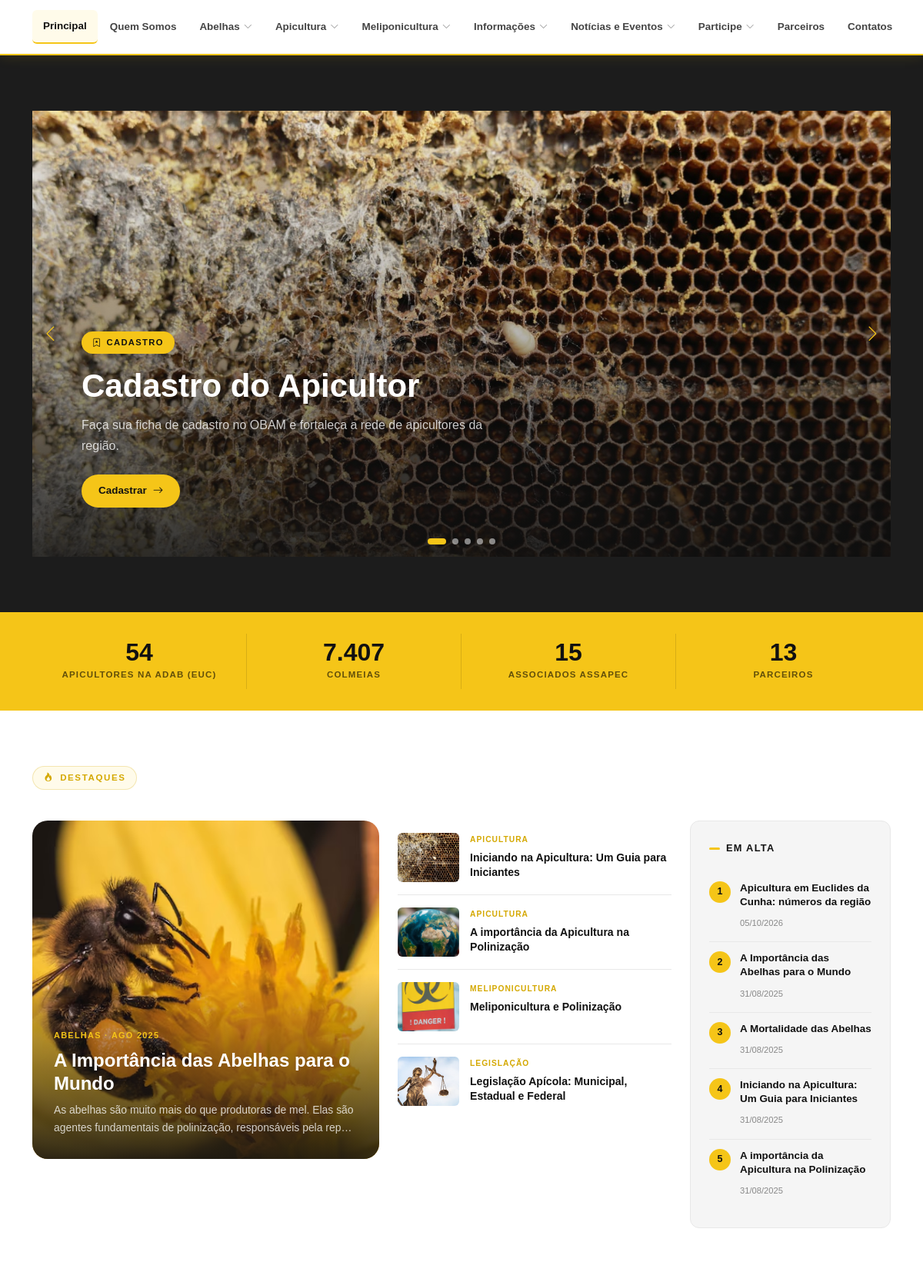
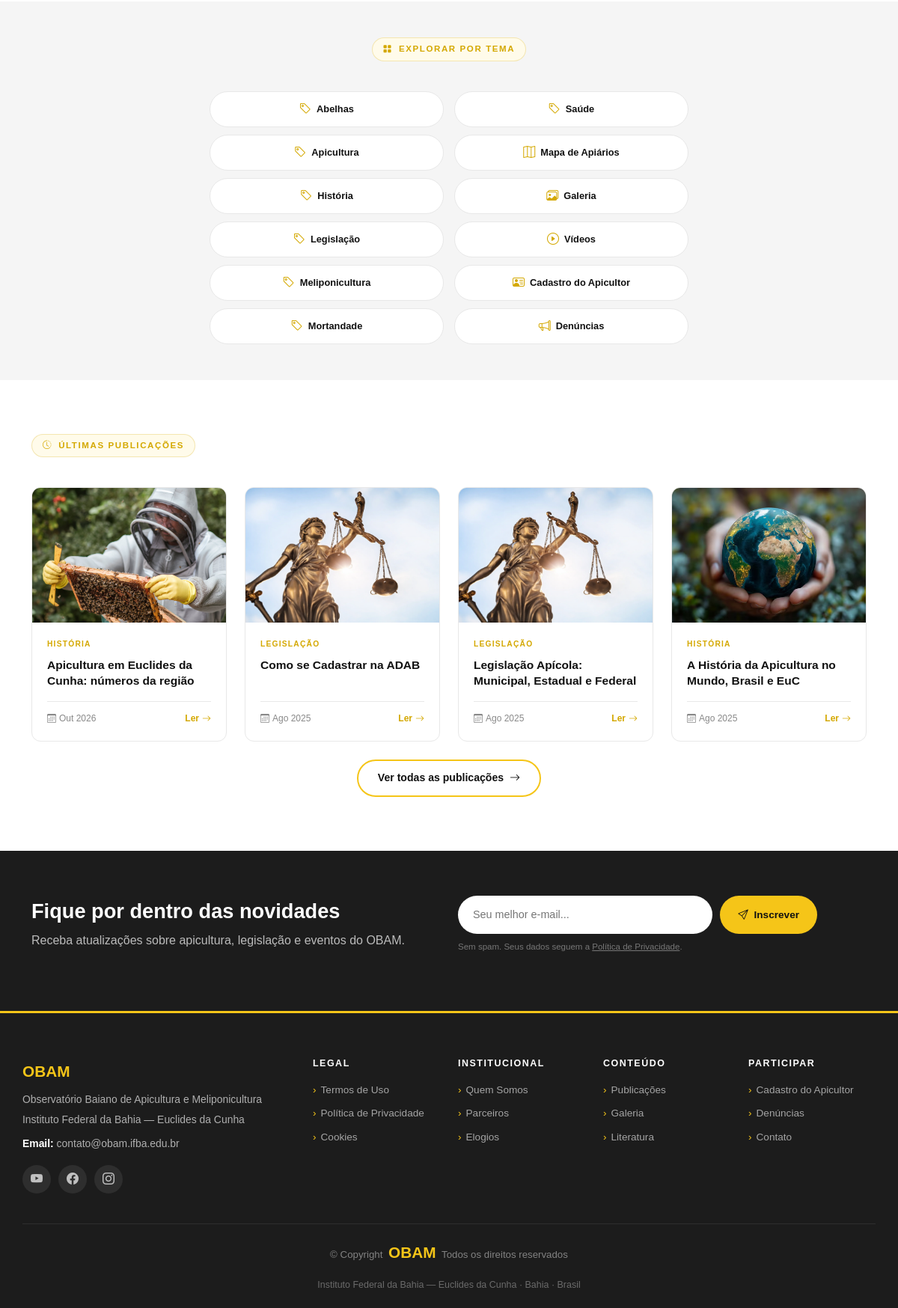
The page / on the database its author committed (2 pictures, top to bottom).
### tables this page shows
CREATE TABLE menu_items (id INT AUTO_INCREMENT PRIMARY KEY, parent_id INT NULL, label VARCHAR(120) NOT NULL, url VARCHAR(255) NOT NULL DEFAULT '#', ordem INT NOT NULL DEFAULT 0, visivel TINYINT(1) NOT NULL DEFAULT 1);

CREATE TABLE slides (id INT AUTO_INCREMENT PRIMARY KEY, tag VARCHAR(60), titulo VARCHAR(200) NOT NULL, texto VARCHAR(400), botao VARCHAR(60), url VARCHAR(255), imagem VARCHAR(255), ordem INT NOT NULL DEFAULT 0, ativo TINYINT(1) NOT NULL DEFAULT 1);

CREATE TABLE home_sections (id INT AUTO_INCREMENT PRIMARY KEY, chave VARCHAR(40) NOT NULL UNIQUE, titulo VARCHAR(120) NOT NULL, ativo TINYINT(1) NOT NULL DEFAULT 1, ordem INT NOT NULL DEFAULT 0);

CREATE TABLE posts (id INT AUTO_INCREMENT PRIMARY KEY, tipo ENUM('post','page') NOT NULL DEFAULT 'post', titulo VARCHAR(255) NOT NULL, slug VARCHAR(190) NOT NULL UNIQUE, categoria VARCHAR(80), resumo VARCHAR(400), conteudo MEDIUMTEXT, imagem VARCHAR(255), autor VARCHAR(120), publicado_em DATE, status ENUM('publicado','rascunho') NOT NULL DEFAULT 'publicado', destaque TINYINT(1) NOT NULL DEFAULT 0, lista_home TINYINT(1) NOT NULL DEFAULT 0, ordem INT NOT NULL DEFAULT 0, visualizacoes INT NOT NULL DEFAULT 0, criado_em DATETIME NOT NULL DEFAULT CURRENT_TIMESTAMP, atualizado_em DATETIME NOT NULL DEFAULT CURRENT_TIMESTAMP ON UPDATE CURRENT_TIMESTAMP, KEY (tipo,status), KEY (categoria));

### inc/bootstrap.php (called while the page is built, shortened)
<?php
function db(): PDO {
    static $pdo = null;
    if ($pdo) return $pdo;
    try {
        $pdo = new PDO('mysql:host=' . DB_HOST . ';port=' . DB_PORT . ';dbname=' . DB_NAME . ';charset=utf8mb4', DB_USER, DB_PASS, [
            PDO::ATTR_ERRMODE => PDO::ERRMODE_EXCEPTION,
            PDO::ATTR_DEFAULT_FETCH_MODE => PDO::FETCH_ASSOC,
            PDO::ATTR_EMULATE_PREPARES => false,
        ]);
        $pdo->exec("SET time_zone = '" . date('P') . "'");
    } catch (Throwable $e) {
        http_response_code(500);
        echo '<!doctype html><meta charset="utf-8"><body style="font-family:sans-serif;max-width:640px;margin:60px auto;padding:0 16px">'
           . '<h2>Não foi possível conectar ao banco de dados</h2><p>Edite o arquivo <code>config.php</code> com os dados do seu MySQL e, se for a primeira vez, execute <a href="' . BASE . '/install.php">install.php</a> ou importe <code>schema.sql</code> no MySQL Workbench.</p>'
           . (DEBUG ? '<pre>' . htmlspecialchars($e->getMessage()) . '</pre>' : '') . '</body>';
        exit;
    }
    return $pdo;
}
function qa(string $sql, array $p = []): array { $s = db()->prepare($sql); $s->execute($p); return $s->fetchAll(); }
function q1(string $sql, array $p = []) { $s = db()->prepare($sql); $s->execute($p); $r = $s->fetch(); return $r === false ? null : $r; }
function e($v): string { return htmlspecialchars((string)$v, ENT_QUOTES | ENT_SUBSTITUTE, 'UTF-8'); }
function u(string $path = ''): string { return BASE . '/' . ltrim($path, '/'); }
function img_url(?string $p): string { if (!$p) return ''; return preg_match('#^(https?:)?//#', $p) ? $p : u($p); }
function link_url(?string $p): string { if (!$p || $p === '#') return '#'; return preg_match('#^(https?:|mailto:|tel:)#', $p) ? $p : u($p); }
function fdate(?string $d, string $f = 'd/m/Y'): string { return $d && $d !== '0000-00-00' ? date($f, strtotime($d)) : ''; }
function month_pt(string $d): string { $m = ['Jan','Fev','Mar','Abr','Mai','Jun','Jul','Ago','Set','Out','Nov','Dez']; $t = strtotime($d); return $m[(int)date('n', $t) - 1] . ' ' . date('Y', $t); }
function settings_all(): array {
    static $c = null;
    if ($c === null) { $c = []; try { foreach (qa('SELECT k,v FROM settings') as $r) $c[$r['k']] = $r['v']; } catch (Throwable $e) {} }
    return $c;
}
function cfg(string $k, string $d = ''): string { $s = settings_all(); return isset($s[$k]) && $s[$k] !== '' ? $s[$k] : $d; }

### inc/layout.php (the view, shortened to what this page needs)
<?php
require_once __DIR__ . '/bootstrap.php';
function menu_tree(): array {
    $rows = qa('SELECT * FROM menu_items WHERE visivel=1 ORDER BY ordem, id');
    $t = []; foreach ($rows as $r) if (!$r['parent_id']) { $r['kids'] = []; $t[$r['id']] = $r; }
    foreach ($rows as $r) if ($r['parent_id'] && isset($t[$r['parent_id']])) $t[$r['parent_id']]['kids'][] = $r;
    return $t;
}
function current_rel(): string { return basename($_SERVER['SCRIPT_NAME']) . (!empty($_SERVER['QUERY_STRING']) ? '?' . $_SERVER['QUERY_STRING'] : ''); }
function item_active(array $i): bool {
    $c = current_rel(); $x = $i['url'];
    $xs = rawurldecode($x); $cs = rawurldecode($c);
    return $xs === $cs || (!str_contains($xs, '?') && $xs === basename($_SERVER['SCRIPT_NAME']) && $xs !== 'post.php' && $xs !== 'publicacoes.php');
}
function render_menu(): string {
    $o = '<ul>';
    foreach (menu_tree() as $m) {
        if ($m['kids']) {
            $act = false; foreach ($m['kids'] as $k) if (item_active($k)) $act = true;
            $o .= '<li class="dropdown"><a href="#"' . ($act ? ' class="active"' : '') . '><span>' . e($m['label']) . '</span> <i class="bi bi-chevron-down toggle-dropdown"></i></a><ul>';
            foreach ($m['kids'] as $k) $o .= '<li><a href="' . e(link_url($k['url'])) . '"' . (item_active($k) ? ' class="active"' : '') . '>' . e($k['label']) . '</a></li>';
            $o .= '</ul></li>';
        } else {
            $o .= '<li><a href="' . e(link_url($m['url'])) . '"' . (item_active($m) ? ' class="active"' : '') . '>' . e($m['label']) . '</a></li>';
        }
    }
    return $o . '</ul>';
}
function site_header(string $title, string $bodyClass = '', string $desc = ''): void {
    $name = cfg('site_nome', 'OBAM'); ?>
<!DOCTYPE html>
<html lang="pt-BR">
<head>
  <link href="<?= u('assets/vendor/bootstrap/css/bootstrap.min.css') ?>" rel="stylesheet">
  <link href="<?= u('assets/vendor/bootstrap-icons/bootstrap-icons.css') ?>" rel="stylesheet">
  <link href="<?= u('assets/vendor/aos/aos.css') ?>" rel="stylesheet">
  <link href="<?= u('assets/vendor/swiper/swiper-bundle.min.css') ?>" rel="stylesheet">
  <link href="<?= u('assets/css/main.css') ?>" rel="stylesheet">
  <link href="<?= u('assets/css/extra.css') ?>" rel="stylesheet">
</head>
<body class="<?= e($bodyClass) ?>">
<header id="header" class="header d-flex align-items-center sticky-top">
  <div class="container d-flex align-items-center justify-content-between">
    <nav id="navmenu" class="navmenu" aria-label="Menu principal"><?= render_menu() ?></nav>
  </div>
</header>
<main class="main">
<?php $f = flash_html(); if ($f): ?><div class="container pt-3"><?= $f ?></div><?php endif;
}
function page_title(string $h1, array $crumbs = []): void { ?>
<?php }
function site_footer(): void {
    $name = cfg('site_nome', 'OBAM'); ?>
</main>
<footer id="footer" class="footer dark-background">
  <div class="container footer-top"><div class="row gy-4">
    <div class="col-lg-4 col-md-6 footer-about">
      <a href="<?= u('index.php') ?>" class="logo d-flex align-items-center mb-2"><span class="sitename"><?= e($name) ?></span></a>
      <div class="footer-contact">
        <p><?= e(cfg('site_subtitulo')) ?></p><p><?= e(cfg('site_org')) ?></p>
        <?php if (cfg('email')): ?><p class="mt-2"><strong>Email:</strong> <?= e(cfg('email')) ?></p><?php endif; ?>
      </div>
      <div class="social-links">
        <?php foreach (['youtube' => 'YouTube', 'facebook' => 'Facebook', 'instagram' => 'Instagram'] as $k => $l): if (cfg($k)): ?>
          <a href="<?= e(cfg($k)) ?>" title="<?= $l ?>" target="_blank" rel="noopener"><i class="bi bi-<?= $k ?>"></i></a>
        <?php endif; endforeach; ?>
      </div>
    </div>
    <div class="col-lg-2 col-md-3 col-6 footer-links"><h4>Legal</h4><ul>
      <li><a href="<?= u('post.php?slug=termos-de-uso') ?>">Termos de Uso</a></li>
      <li><a href="<?= u('post.php?slug=politica-privacidade') ?>">Política de Privacidade</a></li>
      <li><a href="<?= u('post.php?slug=cookies') ?>">Cookies</a></li></ul></div>
    <div class="col-lg-2 col-md-3 col-6 footer-links"><h4>Institucional</h4><ul>
      <li><a href="<?= u('sobre.php') ?>">Quem Somos</a></li>
      <li><a href="<?= u('parceiros.php') ?>">Parceiros</a></li>
      <li><a href="<?= u('feedbacks.php') ?>">Elogios</a></li></ul></div>
    <div class="col-lg-2 col-md-3 col-6 footer-links"><h4>Conteúdo</h4><ul>
      <li><a href="<?= u('publicacoes.php') ?>">Publicações</a></li>
      <li><a href="<?= u('galeria.php') ?>">Galeria</a></li>
      <li><a href="<?= u('literatura.php') ?>">Literatura</a></li></ul></div>
    <div class="col-lg-2 col-md-3 col-6 footer-links"><h4>Participar</h4><ul>
      <li><a href="<?= u('cadastro.php') ?>">Cadastro do Apicultor</a></li>
      <li><a href="<?= u('denuncias.php') ?>">Denúncias</a></li>
      <li><a href="<?= u('contato.php') ?>">Contato</a></li></ul></div>
  </div></div>
  <div class="container copyright text-center">
    <p>© <span>Copyright</span> <strong class="px-1 sitename"><?= e($name) ?></strong> <span>Todos os direitos reservados</span></p>
    <div class="credits"><?= e(cfg('site_org')) ?> · Bahia · Brasil</div>
  </div>
</footer>
</body></html>
<?php }
function post_card(array $p, int $delay = 0, string $col = 'col-sm-6 col-lg-3'): void { ?>
<div class="<?= e($col) ?>" data-aos="fade-up" data-aos-delay="<?= $delay ?>"><div class="post-card">
  <div class="card-thumb"><img src="<?= e(img_url($p['imagem'] ?: 'assets/image/honeycomb.jpg')) ?>" alt="<?= e($p['titulo']) ?>" loading="lazy"></div>
  <div class="card-body"><div class="card-cat"><?= e($p['categoria']) ?></div><h3><a href="<?= u('post.php?slug=' . urlencode($p['slug'])) ?>"><?= e($p['titulo']) ?></a></h3>
  <div class="card-footer-inner"><span><i class="bi bi-calendar3 me-1"></i><?= e($p['publicado_em'] ? month_pt($p['publicado_em']) : '') ?></span><a href="<?= u('post.php?slug=' . urlencode($p['slug'])) ?>" class="read-link">Ler <i class="bi bi-arrow-right"></i></a></div></div>
</div></div>
<?php }

### index.php
<?php
require __DIR__ . '/inc/layout.php';
site_header('Início', 'index-page', cfg('site_subtitulo'));
foreach (qa('SELECT chave FROM home_sections WHERE ativo=1 ORDER BY ordem,id') as $s) {
    $f = __DIR__ . '/inc/home/' . basename($s['chave']) . '.php';
    if (is_file($f)) include $f;
}
site_footer();

### inc/home/slider.php (shortened to what this page needs)
<?php $slides = qa('SELECT * FROM slides WHERE ativo=1 ORDER BY ordem,id'); if (!$slides) return; ?>
<section id="slider" class="slider section dark-background"><div class="container" data-aos="fade-up">
  <div class="swiper init-swiper">
    <div class="swiper-wrapper">
    <?php foreach ($slides as $s): ?>
      <div class="swiper-slide" style="background-image:url('<?= e(img_url($s['imagem'])) ?>');"><div class="content">
        <?php if ($s['tag']): ?><span class="slide-tag"><i class="bi bi-bookmark-star"></i> <?= e($s['tag']) ?></span><?php endif; ?>
        <h2><a href="<?= e(link_url($s['url'])) ?>"><?= e($s['titulo']) ?></a></h2>
        <p><?= e($s['texto']) ?></p>
        <?php if ($s['botao']): ?><a href="<?= e(link_url($s['url'])) ?>" class="slide-cta"><?= e($s['botao']) ?> <i class="bi bi-arrow-right"></i></a><?php endif; ?>
      </div></div>
    <?php endforeach; ?>
    </div>
    <div class="swiper-button-next"></div><div class="swiper-button-prev"></div><div class="swiper-pagination"></div>
  </div></div></section>

### inc/home/stats.php
<section class="stats-strip"><div class="container"><div class="row g-0">
<?php for ($i = 1; $i <= 4; $i++): if (cfg("stat{$i}_num") === '' && cfg("stat{$i}_label") === '') continue; ?>
  <div class="col-6 col-md-3 stat-item"><div class="stat-number"><?= e(cfg("stat{$i}_num")) ?></div><div class="stat-label"><?= e(cfg("stat{$i}_label")) ?></div></div>
<?php endfor; ?>
</div></div></section>

### inc/home/destaques.php
<?php
$feat = q1("SELECT * FROM posts WHERE tipo='post' AND status='publicado' AND destaque=1 ORDER BY publicado_em DESC, id DESC LIMIT 1");
$list = qa("SELECT * FROM posts WHERE tipo='post' AND status='publicado' AND lista_home=1 ORDER BY ordem, publicado_em DESC LIMIT 4");
$hot  = qa("SELECT * FROM posts WHERE tipo='post' AND status='publicado' ORDER BY visualizacoes DESC, publicado_em DESC LIMIT 5");
if (!$feat && !$list && !$hot) return; ?>
<section class="section"><div class="container">
  <div class="d-flex align-items-center gap-3 mb-4" data-aos="fade-up"><span class="section-label"><i class="bi bi-fire"></i> Destaques</span></div>
  <div class="row g-4">
    <div class="col-lg-5" data-aos="fade-right"><?php if ($feat): ?>
      <a href="<?= u('post.php?slug=' . urlencode($feat['slug'])) ?>" class="featured-img-card">
        <img src="<?= e(img_url($feat['imagem'])) ?>" alt="<?= e($feat['titulo']) ?>"><div class="overlay"></div>
        <div class="card-info"><div class="card-tag"><?= e($feat['categoria']) ?> · <?= e(month_pt($feat['publicado_em'])) ?></div><h2><?= e($feat['titulo']) ?></h2><p><?= e($feat['resumo'] ?: mb_strimwidth(strip_tags($feat['conteudo']), 0, 120, '…')) ?></p></div>
      </a><?php endif; ?></div>
    <div class="col-lg-4" data-aos="fade-up" data-aos-delay="100">
      <?php foreach ($list as $p): ?>
      <div class="article-row"><div class="thumb"><img src="<?= e(img_url($p['imagem'])) ?>" alt="" loading="lazy"></div>
        <div><div class="cat"><?= e($p['categoria']) ?></div><h4><a href="<?= u('post.php?slug=' . urlencode($p['slug'])) ?>"><?= e($p['titulo']) ?></a></h4></div></div>
      <?php endforeach; ?></div>
    <div class="col-lg-3" data-aos="fade-left"><div class="trending-box h-100"><div class="box-title">Em Alta</div><ul class="trending-list">
      <?php foreach ($hot as $i => $p): ?><li><span class="num"><?= $i + 1 ?></span><div><h5><a href="<?= u('post.php?slug=' . urlencode($p['slug'])) ?>"><?= e($p['titulo']) ?></a></h5><span class="tdate"><?= e(fdate($p['publicado_em'])) ?></span></div></li><?php endforeach; ?>
    </ul></div></div>
  </div></div></section>

### inc/home/temas.php
<?php $cats = qa("SELECT categoria, COUNT(*) n FROM posts WHERE tipo='post' AND status='publicado' AND categoria<>'' GROUP BY categoria ORDER BY categoria"); ?>
<section class="section" style="background:var(--gray-100);padding:48px 0;"><div class="container" data-aos="fade-up">
  <div class="text-center mb-4"><span class="section-label"><i class="bi bi-grid-fill"></i> Explorar por Tema</span></div>
  <div class="topic-pills">
    <?php foreach ($cats as $c): ?><a href="<?= u('publicacoes.php?cat=' . urlencode($c['categoria'])) ?>" class="topic-pill"><i class="bi bi-tag"></i> <?= e($c['categoria']) ?></a><?php endforeach; ?>
    <a href="<?= u('mapa.php') ?>" class="topic-pill"><i class="bi bi-map"></i> Mapa de Apiários</a>
    <a href="<?= u('galeria.php') ?>" class="topic-pill"><i class="bi bi-images"></i> Galeria</a>
    <a href="<?= u('videos.php') ?>" class="topic-pill"><i class="bi bi-play-circle"></i> Vídeos</a>
    <a href="<?= u('cadastro.php') ?>" class="topic-pill"><i class="bi bi-person-vcard"></i> Cadastro do Apicultor</a>
    <a href="<?= u('denuncias.php') ?>" class="topic-pill"><i class="bi bi-megaphone"></i> Denúncias</a>
  </div></div></section>

### inc/home/ultimas.php
<?php $posts = qa("SELECT * FROM posts WHERE tipo='post' AND status='publicado' ORDER BY publicado_em DESC, id DESC LIMIT 4"); if (!$posts) return; ?>
<section class="section"><div class="container">
  <div class="d-flex align-items-center gap-3 mb-4" data-aos="fade-up"><span class="section-label"><i class="bi bi-clock-history"></i> Últimas Publicações</span></div>
  <div class="row g-4"><?php foreach ($posts as $i => $p) post_card($p, $i * 50); ?></div>
  <div class="text-center mt-4"><a href="<?= u('publicacoes.php') ?>" class="btn-outline-y">Ver todas as publicações <i class="bi bi-arrow-right"></i></a></div>
</div></section>

### inc/home/newsletter.php (shortened to what this page needs)
<section class="newsletter-strip"><div class="container"><div class="row align-items-center g-4" data-aos="fade-up">
  <div class="col-lg-6"><h3><?= e(cfg('newsletter_titulo')) ?></h3><p><?= e(cfg('newsletter_texto')) ?></p></div>
  <div class="col-lg-6">
    <form class="nl-form" method="post" action="<?= u('newsletter.php') ?>"><?= csrf_field() ?>
      <input type="email" name="email" placeholder="Seu melhor e-mail..." required maxlength="160">
      <button type="submit"><i class="bi bi-send me-1"></i> Inscrever</button>
    </form>
    <p style="font-size:.72rem;color:rgba(255,255,255,.4);margin-top:8px;">Sem spam. Seus dados seguem a <a href="<?= u('post.php?slug=politica-privacidade') ?>" style="color:inherit;text-decoration:underline">Política de Privacidade</a>.</p>
  </div></div></div></section>

### rows shown on the page
menu_items: label "Principal"
menu_items: label "Quem Somos"
menu_items: label "Abelhas"
menu_items: label "Apicultura"
menu_items: label "Meliponicultura"
menu_items: label "Informações"
menu_items: label "Notícias e Eventos"
menu_items: label "Participe"
menu_items: label "Parceiros"
menu_items: label "Contatos"
slides: imagem (picture), tag "CADASTRO", titulo "Cadastro do Apicultor", texto "Faça sua ficha de cadastro no OBAM e fortaleça a rede de apicultores da região.", botao "Cadastrar"
home_sections: i "54", i "APICULTORES NA ADAB (EUC)", i "7.407", i "COLMEIAS", i "15", i "ASSOCIADOS ASSAPEC", i "13", i "PARCEIROS"
home_sections: posts.imagem (picture), posts.categoria "ABELHAS", posts.publicado_em "AGO 2025", posts.titulo "A Importância das Abelhas para o Mundo", posts.resumo+conteudo "As abelhas são muito mais do que produtoras de mel. Elas são agentes fundamentais de polinização, responsáveis pela rep…"
posts: imagem (picture), categoria "APICULTURA", titulo "Iniciando na Apicultura: Um Guia para Iniciantes", publicado_em "31/08/2025"
posts: imagem (picture), categoria "APICULTURA", titulo "A importância da Apicultura na Polinização", publicado_em "31/08/2025"
posts: imagem (picture), categoria "MELIPONICULTURA", titulo "Meliponicultura e Polinização"
posts: imagem (picture), categoria "LEGISLAÇÃO", titulo "Legislação Apícola: Municipal, Estadual e Federal", publicado_em "Ago 2025"
posts: titulo "Apicultura em Euclides da Cunha: números da região", publicado_em "05/10/2026", imagem (picture), categoria "HISTÓRIA", publicado_em "Out 2026"
posts: titulo "A Importância das Abelhas para o Mundo", publicado_em "31/08/2025"
posts: titulo "A Mortalidade das Abelhas", publicado_em "31/08/2025"
home_sections: categoria "Abelhas", categoria "Apicultura", categoria "História", categoria "Legislação", categoria "Meliponicultura", categoria "Mortandade", categoria "Saúde"
posts: imagem (picture), categoria "LEGISLAÇÃO", titulo "Como se Cadastrar na ADAB", publicado_em "Ago 2025"
posts: imagem (picture), categoria "HISTÓRIA", titulo "A História da Apicultura no Mundo, Brasil e EuC", publicado_em "Ago 2025"
home_sections: cfg "Fique por dentro das novidades", cfg "Receba atualizações sobre apicultura, legislação e eventos do OBAM."

### other values the page prints
$name "OBAM"
cfg('site_subtitulo') "Observatório Baiano de Apicultura e Meliponicultura"
cfg('site_org') "Instituto Federal da Bahia — Euclides da Cunha"
cfg('email') "contato@obam.ifba.edu.br"
